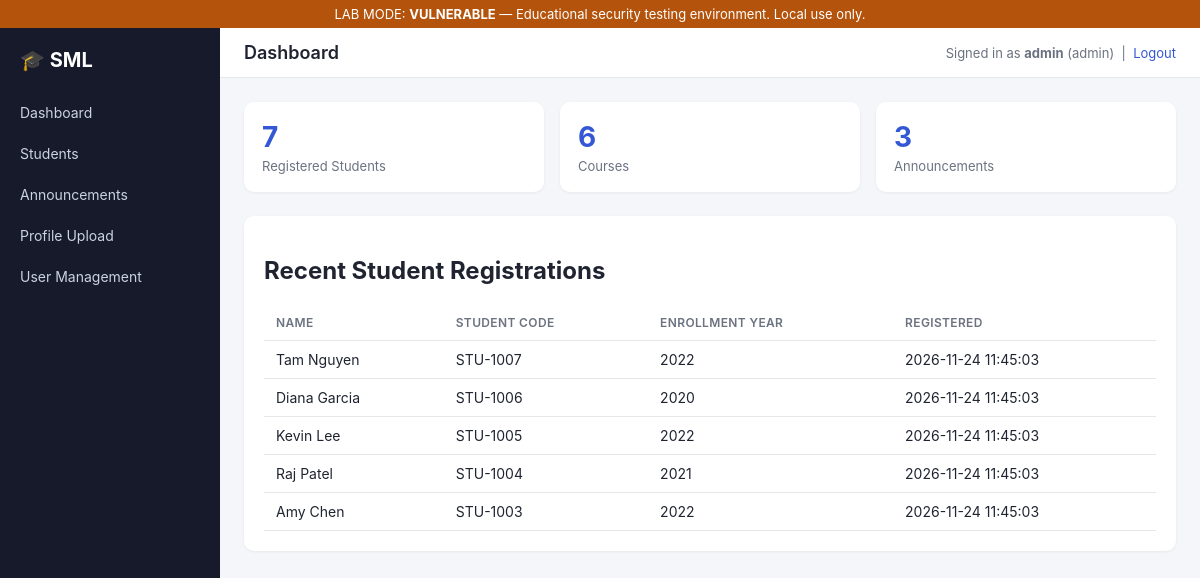
/dashboard.php (signed in), run on the app's committed database.
### tables this page shows
CREATE TABLE IF NOT EXISTS students (
  id INT AUTO_INCREMENT PRIMARY KEY,
  user_id INT NULL,
  student_code VARCHAR(20) NOT NULL UNIQUE,
  full_name VARCHAR(128) NOT NULL,
  date_of_birth DATE NULL,
  gender VARCHAR(20) NULL,
  phone VARCHAR(30) NULL,
  address VARCHAR(255) NULL,
  major VARCHAR(100) NULL,
  enrollment_year INT NULL,
  profile_image VARCHAR(255) NULL,
  gpa DECIMAL(3,2) NULL,
  created_at TIMESTAMP DEFAULT CURRENT_TIMESTAMP,
  FOREIGN KEY (user_id) REFERENCES users(id) ON DELETE SET NULL
);

### includes/auth.php (called while the page is built, shortened)
<?php
function h(string $s): string
{
    return htmlspecialchars($s, ENT_QUOTES, 'UTF-8');
}

### public/dashboard.php (the view, shortened to what this page needs)
<?php
require_once __DIR__ . '/../includes/auth.php';
$pdo = get_pdo();
$studentCount = (int)$pdo->query('SELECT COUNT(*) AS c FROM students')->fetch()['c'];
$courseCount = (int)$pdo->query('SELECT COUNT(*) AS c FROM courses')->fetch()['c'];
$announcementCount = (int)$pdo->query('SELECT COUNT(*) AS c FROM announcements')->fetch()['c'];
$recent = $pdo->query(
    'SELECT s.full_name, s.student_code, s.enrollment_year, s.created_at
     FROM students s ORDER BY s.created_at DESC, s.id DESC LIMIT 5'
)->fetchAll();
require __DIR__ . '/../includes/header.php';
?>
<div class="stats-grid">
  <div class="stat-card"><div class="num"><?= $studentCount ?></div><div class="label">Registered Students</div></div>
  <div class="stat-card"><div class="num"><?= $courseCount ?></div><div class="label">Courses</div></div>
  <div class="stat-card"><div class="num"><?= $announcementCount ?></div><div class="label">Announcements</div></div>
</div>
<div class="card">
  <h2>Recent Student Registrations</h2>
  <div class="table-wrap">
    <table>
      <thead><tr><th>Name</th><th>Student Code</th><th>Enrollment Year</th><th>Registered</th></tr></thead>
      <tbody>
        <?php foreach ($recent as $r): ?>
        <tr>
          <td><?= h($r['full_name']) ?></td>
          <td><?= h($r['student_code']) ?></td>
          <td><?= h((string)$r['enrollment_year']) ?></td>
          <td><?= h($r['created_at']) ?></td>
        </tr>
        <?php endforeach; ?>
      </tbody>
    </table>
  </div>
</div>
<?php require __DIR__ . '/../includes/footer.php'; ?>

### public/assets/style.css (style rules this page uses)
:root { --bg:#f4f6f9; --surface:#ffffff; --text:#1f2430; --muted:#6b7280; --primary:#3457d5; --primary-dark:#263e9e; --border:#e5e7eb; --danger:#d64545; --success:#2f9e5b; --warn:#b4530b; --sidebar-bg:#161a2b; --sidebar-text:#cbd2e1; --sidebar-active:#3457d5; --radius:10px; }
* { box-sizing:border-box }
body { margin:0; font-family:-apple-system,BlinkMacSystemFont,"Segoe UI",Roboto,Helvetica,Arial,sans-serif; background:var(--bg); color:var(--text); }
.card { background:var(--surface); border-radius:var(--radius); padding:20px; box-shadow:0 1px 3px rgba(0,0,0,.06); margin-bottom:20px; }
.stats-grid { display:grid; grid-template-columns:repeat(auto-fit,minmax(180px,1fr)); gap:16px; margin-bottom:24px; }
.stat-card { background:var(--surface); border-radius:var(--radius); padding:18px; box-shadow:0 1px 3px rgba(0,0,0,.06); }
.stat-card .num { font-size:28px; font-weight:700; color:var(--primary); }
.stat-card .label { color:var(--muted); font-size:13px; margin-top:4px; }
table { width:100%; border-collapse:collapse; }
table th, table td { text-align:left; padding:10px 12px; border-bottom:1px solid var(--border); font-size:14px; }
table th { color:var(--muted); font-weight:600; font-size:12px; text-transform:uppercase; letter-spacing:.03em; }
.table-wrap { overflow-x:auto; }

### data on the page
students: full_name "Tam Nguyen", student_code "STU-1007", enrollment_year "2022", created_at "2026-11-24 11:45:03"
students: full_name "Diana Garcia", student_code "STU-1006", enrollment_year "2020", created_at "2026-11-24 11:45:03"
students: full_name "Kevin Lee", student_code "STU-1005", enrollment_year "2022", created_at "2026-11-24 11:45:03"
students: full_name "Raj Patel", student_code "STU-1004", enrollment_year "2021", created_at "2026-11-24 11:45:03"
students: full_name "Amy Chen", student_code "STU-1003", enrollment_year "2022", created_at "2026-11-24 11:45:03"

### other printed values
$mode "VULNERABLE"
$pageTitle "Dashboard"
$user['username'] "admin"
$user['role'] "admin"
$studentCount "7"
$courseCount "6"
$announcementCount "3"
